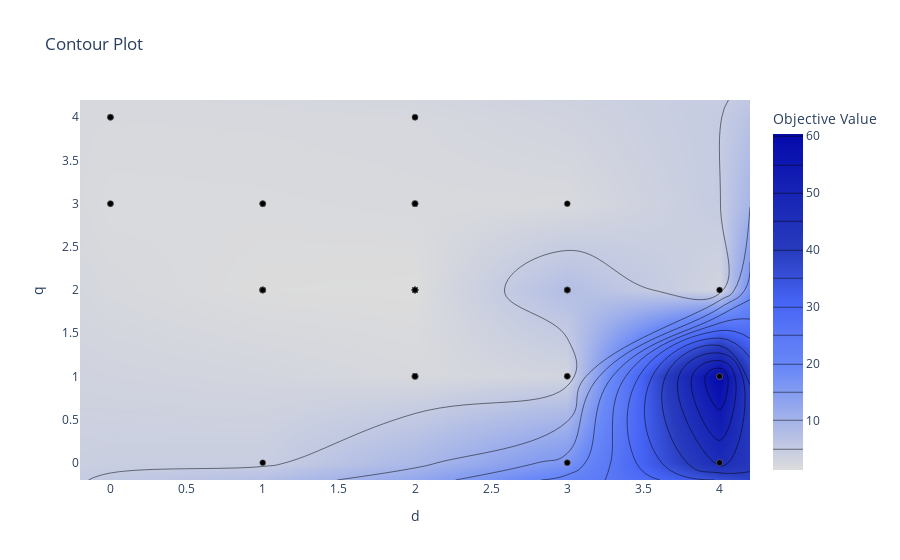

Here is the notebook cell this chart was saved with:
### Code cell
# Visualize specific hyperparameter relationships
plot_contour(study, params=["d", "q"])

### Figure 1 — Plotly figure (JSON) as saved in the notebook; plotly's stock layout.template omitted (floating-point values rounded to 4 significant figures)
{"data": [{"colorbar": {"title": {"text": "Objective Value"}}, "colorscale": [[0, "rgb(5,10,172)"], [0.35, "rgb(40,60,190)"], [0.5, "rgb(70,100,245)"], [0.6, "rgb(90,120,245)"], [0.7, "rgb(106,137,247)"], [1, "rgb(220,220,220)"]], "connectgaps": true, "contours": {"coloring": "heatmap"}, "hoverinfo": "none", "line": {"smoothing": 1.3}, "reversescale": true, "type": "contour", "x": [-0.2, 0, 1, 2, 3, 4, 4.2], "y": [-0.2, 0, 1, 2, 3, 4, 4.2], "z": [[null, null, null, null, null, null, null], [null, null, 4.317, null, 16.48, 46.37, null], [null, null, null, 2.076, 2.929, 60.4, null], [null, null, 1.371, 1.261, 7.625, 2.963, null], [null, 1.653, 1.727, 1.889, 1.89, null, null], [null, 2.024, null, 2.242, null, null, null], [null, null, null, null, null, null, null]]}, {"marker": {"color": "black", "line": {"color": "Grey", "width": 0.5}}, "mode": "markers", "showlegend": false, "type": "scatter", "x": [2, 4, 0, 0, 3, 4, 4, 3, 2, 1, 0, 0, 1, 0, 1, 1, 1, 1, 2, 3, 2, 1, 2, 2, 2, 3, 2, 3, 2, 2, 2, 1, 2, 3, 2, 1, 3, 2, 2, 3, 2, 2, 2, 2, 2, 2, 3, 2, 4, 2, 3, 2, 2, 2, 2, 1, 2, 1, 2, 3, 1, 2, 2, 2, 2, 2, 2, 2, 1, 2, 2, 2, 2, 2, 2, 2, 3, 1, 2, 2, 2, 2, 2, 2, 2, 2, 2, 2, 2, 2, 3, 2, 2, 2, 2, 2, 2, 2, 2, 3], "y": [1, 1, 3, 4, 0, 1, 0, 2, 4, 0, 4, 4, 3, 3, 3, 3, 2, 2, 2, 2, 1, 2, 2, 2, 2, 1, 2, 2, 1, 3, 2, 2, 1, 2, 3, 2, 1, 1, 1, 0, 1, 2, 2, 3, 2, 2, 2, 3, 2, 2, 3, 2, 2, 2, 2, 2, 3, 2, 1, 2, 2, 2, 2, 2, 2, 2, 3, 2, 2, 3, 2, 2, 2, 2, 2, 2, 2, 2, 1, 2, 1, 2, 2, 2, 2, 2, 2, 2, 2, 4, 2, 2, 2, 2, 2, 2, 2, 2, 2, 2]}], "layout": {"title": {"text": "Contour Plot"}, "xaxis": {"range": [-0.2, 4.2], "title": {"text": "d"}}, "yaxis": {"range": [-0.2, 4.2], "title": {"text": "q"}}}}
